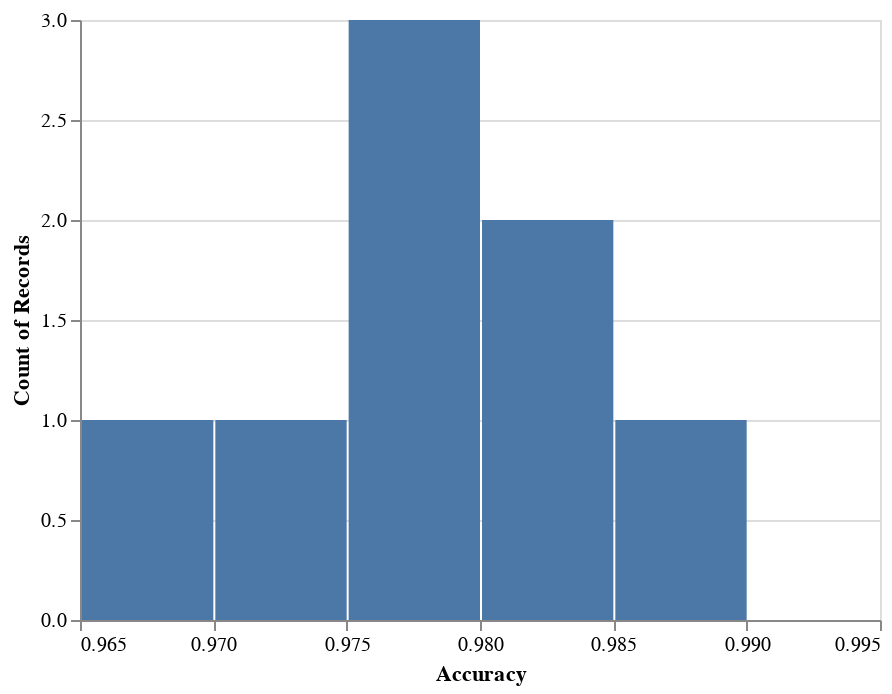

Here is the notebook cell this chart was saved with:
### Code cell
# Plot distribution of Y (won't work if there are more than 5000 rows):

import altair as alt
from altair_saver import save

source = df
alt.Chart(source).mark_bar().encode(alt.X(y,title= ylab, bin = True), y = 'count()', )

### Figure 1 — Vega-Lite specification as saved in the notebook (floating-point values rounded to 4 significant figures)
{"config": {"view": {"continuousWidth": 400, "continuousHeight": 300}}, "data": {"name": "data-ae1468f74ebc66d8d0cd08e2a8861bd6"}, "mark": "bar", "encoding": {"x": {"type": "quantitative", "bin": true, "field": "Accuracy", "title": "Accuracy"}, "y": {"type": "quantitative", "aggregate": "count"}}, "$schema": "https://vega.github.io/schema/vega-lite/v4.8.1.json", "datasets": {"data-ae1468f74ebc66d8d0cd08e2a8861bd6": [{"Unnamed: 0": 0, "Condition": "Hcong", "Accuracy": 0.9832, "sound_type": "Animal", "sound_loc1": "Duck1", "sound_loc2": "Duck2", "sound_loc": "Duck1"}, {"Unnamed: 0": 1, "Condition": "HcongWN", "Accuracy": 0.9834, "sound_type": "White Noise", "sound_loc1": "Duck1", "sound_loc2": "Duck2", "sound_loc": "Duck1"}, {"Unnamed: 0": 2, "Condition": "HinCong", "Accuracy": 0.9668, "sound_type": "Animal", "sound_loc1": "Frog1", "sound_loc2": "Duck2", "sound_loc": "Frog1"}, {"Unnamed: 0": 3, "Condition": "HinCongWN", "Accuracy": 0.9721, "sound_type": "White Noise", "sound_loc1": "Frog1", "sound_loc2": "Duck2", "sound_loc": "Frog1"}, {"Unnamed: 0": 4, "Condition": "Lcong", "Accuracy": 0.9887, "sound_type": "Animal", "sound_loc1": "Frog1", "sound_loc2": "Frog2", "sound_loc": "Frog2"}, {"Unnamed: 0": 5, "Condition": "LcongWN", "Accuracy": 0.9774, "sound_type": "White Noise", "sound_loc1": "Frog1", "sound_loc2": "Frog2", "sound_loc": "Frog2"}, {"Unnamed: 0": 6, "Condition": "LinCong", "Accuracy": 0.9774, "sound_type": "Animal", "sound_loc1": "Frog1", "sound_loc2": "Duck2", "sound_loc": "Duck2"}, {"Unnamed: 0": 7, "Condition": "LinCongWN", "Accuracy": 0.9779, "sound_type": "White Noise", "sound_loc1": "Frog1", "sound_loc2": "Duck2", "sound_loc": "Duck2"}]}}
